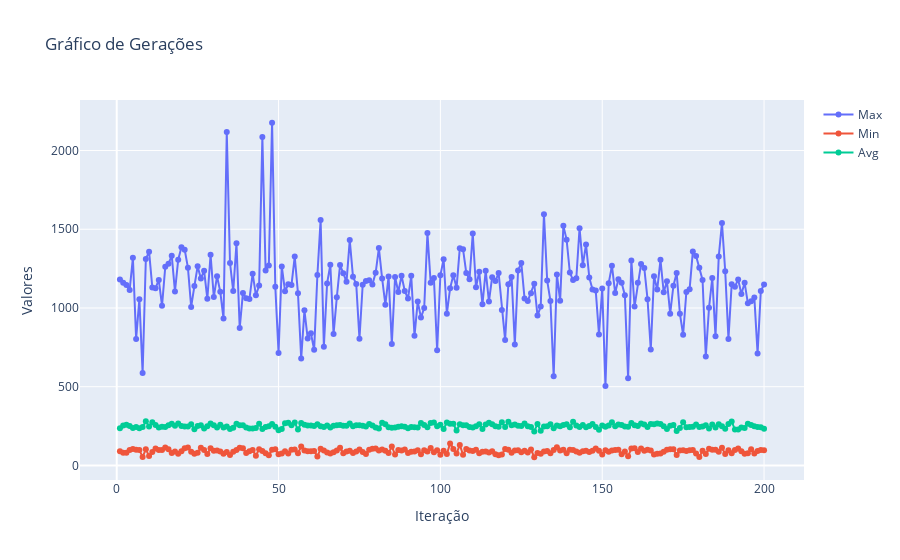

Here is the notebook cell this chart was saved with:
### Code cell
plot_generations(relatorio)

### Figure 1 — Plotly figure (JSON) as saved in the notebook; plotly's stock layout.template omitted (floating-point values rounded to 4 significant figures; data arrays with more than 128 entries replaced by an {"elided": "..."} marker saying what was removed)
{"data": [{"mode": "lines+markers", "name": "Max", "type": "scatter", "x": {"elided": "200 int values"}, "y": {"elided": "200 float values"}}, {"mode": "lines+markers", "name": "Min", "type": "scatter", "x": {"elided": "200 int values"}, "y": {"elided": "200 float values"}}, {"mode": "lines+markers", "name": "Avg", "type": "scatter", "x": {"elided": "200 int values"}, "y": {"elided": "200 float values"}}], "layout": {"title": {"text": "Gráfico de Gerações"}, "xaxis": {"title": {"text": "Iteração"}}, "yaxis": {"title": {"text": "Valores"}}}}
